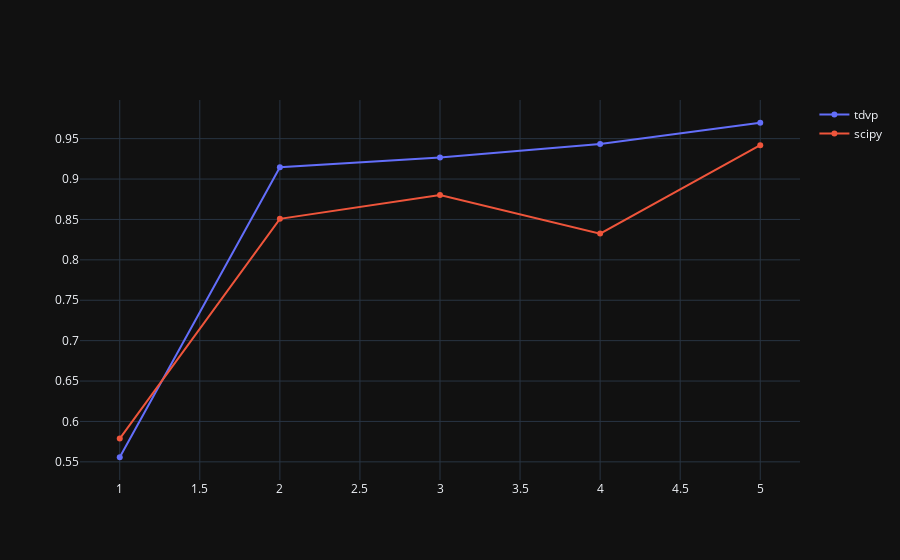

Write notebook code for a chart like this one.
### Code cell
algs = {'tdvp','scipy'}
plots = list()
for alg in algs:
    df = stats.xs(alg)['expectation approximation ratio'].reindex()
    plots.append(go.Scatter(
        x=list(range(1, 6)),
        y=df['mean'],
        name=alg,
        # error_y='std',
    )
    )
plot = go.Figure(
    data = plots
)
plot.show()

### Figure 1 — Plotly figure (JSON) as saved in the notebook; plotly's stock layout.template omitted (floating-point values rounded to 4 significant figures)
{"data": [{"name": "tdvp", "x": [1, 2, 3, 4, 5], "y": [0.5557, 0.9145, 0.9268, 0.9434, 0.9697], "type": "scatter"}, {"name": "scipy", "x": [1, 2, 3, 4, 5], "y": [0.5788, 0.8508, 0.8804, 0.8325, 0.9419], "type": "scatter"}], "layout": {}}
